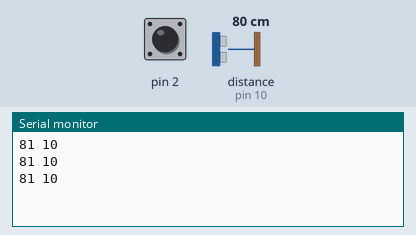
This sketch was run on a simulated Arduino Uno, built with avr-gcc and run on an emulated ATmega328P. Shown: the last lines printed to the serial monitor. Inputs (shaded band) come from the test bench; at power-on: distance to the obstacle (sensor on pin 10) 80 cm, pin 2 HIGH. The echo pulse lasts 58.3 µs per cm.

Above: at 1.2 s.
1.3 s: distance to the obstacle (sensor on pin 10) set to 2 cm
At 2.05 s:
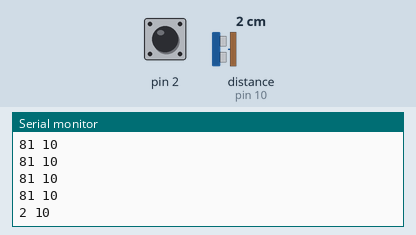
2.8 s: pin 2 pulled LOW for 0.35 s
At 3.57 s:
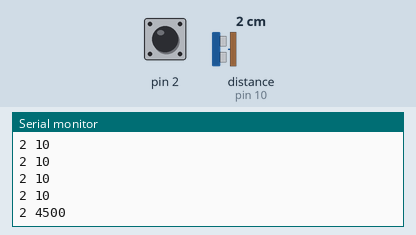
4.6 s: distance to the obstacle (sensor on pin 10) set to 4 cm
At 4.79 s:
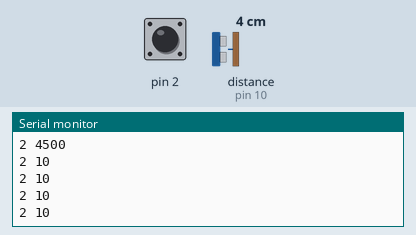
6.1 s: pin 2 pulled LOW for 1 s
At 6.61 s:
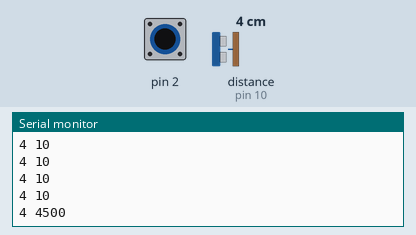
8.6 s: pin 2 driven LOW
Timing chart, 0 to 11.6 s (numbered marks = the images above; inputs shaded):
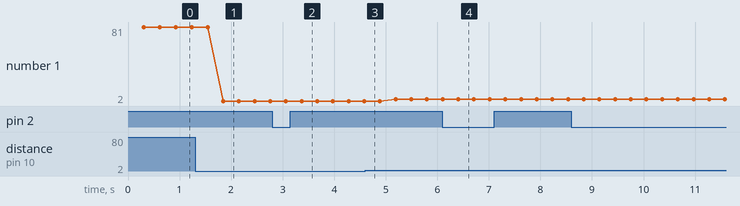

Measured:
- after the input at 1.3 s, the serial monitor: prints a new line after 0.55 s (image 1)
- after the input at 2.8 s, the serial monitor: prints a new line after 0.57 s (image 2)
- after the input at 6.1 s, the serial monitor: prints a new line after 0.31 s (image 4)
- plotted number 1: 81 → 2 after the input at 1.3 s, 2 → 4 after the input at 4.6 s

The sketch:

codeWithCapsensAndPING.ino
```cpp
#include <CapacitiveSensor.h>
#include <NewPing.h>
/*
 * CapitiveSense Library Demo Sketch
 * Paul Badger 2008
 * Uses a high value resistor e.g. 10 megohm between send pin and receive pin
 * Resistor effects sensitivity, experiment with values, 50 kilohm - 50 megohm. Larger resistor values yield larger sensor values.
 * Receive pin is the sensor pin - try different amounts of foil/metal on this pin
 * Best results are obtained if sensor foil and wire is covered with an insulator such as paper or plastic sheet
 */
#define TRIGGER_PIN 11
#define ECHO_PIN 10
#define MAX_DISTANCE 500

//int for reading the distance in cm into.
int dist;

// NewPing setup of pins and maximum distance.
NewPing sonar(TRIGGER_PIN, ECHO_PIN, MAX_DISTANCE);

CapacitiveSensor   cs_4_2 = CapacitiveSensor(4,2);

void setup()
{

  cs_4_2.set_CS_AutocaL_Millis(0xFFFFFFFF);     // turn off autocalibrate on channel 1 - just as an example
   Serial.begin(9600);

}

void loop()
{
   //  setting ping distance in cm to dist variable
  dist = sonar.ping_cm();
  int total1 =  cs_4_2.capacitiveSensor(30);

  delay(300);


 Serial.print(dist);
 Serial.print(" ");
 Serial.println(total1);
 //Serial.print(" ");


}
```
